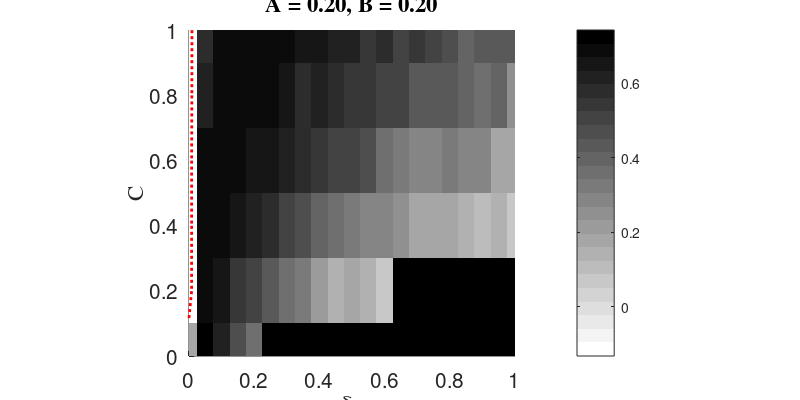
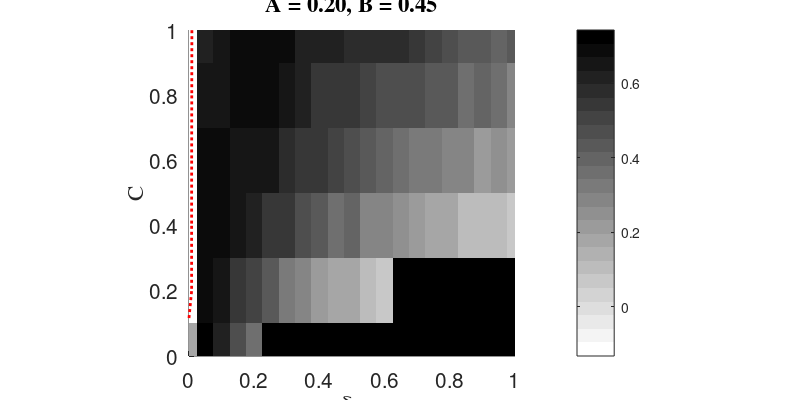
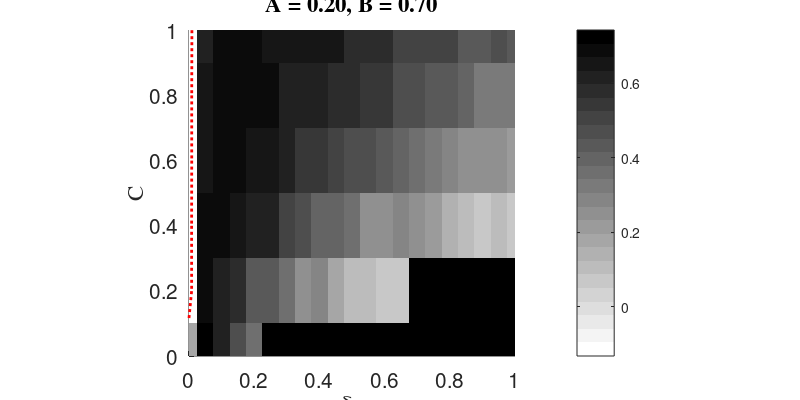
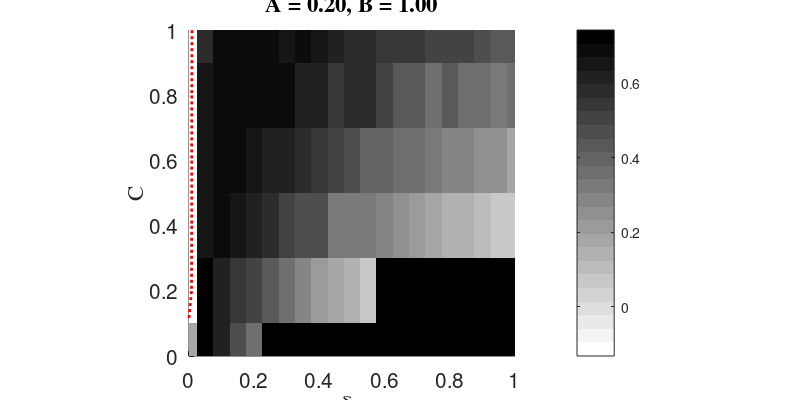

MATLAB code to generate these figures, in order:
% B-dy plot
load ./NonlinearCyclicExample_L181.mat

Ap = [floor(length(A)/4) floor(2*length(A)/4) floor(3*length(A)/4) length(A)];
Bp = [floor(length(B)/4) floor(2*length(B)/4) floor(3*length(B)/4) length(B)];

for Astep = 1:1:length(Ap),
    for Bstep = 1:1:length(Bp),
        
        data = reshape(leans_stored(Ap(Astep),Bp(Bstep),:,:),size(leans_stored,3),size(leans_stored,4));

        % full color plot
        figure('Units', 'inches', ...
        'Position', [0 0 8 4],...
        'PaperPositionMode','auto');

        hold on;
        cmap = colormap(flipud(gray(24)));

        hImage1 = imagesc(xytol,C,data);
        set(gca,'YDir','normal');
        hold on;

        [hCont2,hH2] = contour(xytol,C,data,...
                     [0.0 0.0],':r','LineWidth',2);
        % clabel(hCont2,hH2,'FontName','Times','FontSize', 15,'Color','r');         

        xlim([0 1]);
        ylim([0 1]);
        axis square;
        % 
        % caxis([-0.8 0.8]);
        cbar = colorbar();
        set(cbar,'Visible','on');

        hXLabel = xlabel('\delta_y');
        hYLabel = ylabel('C');

        set([hXLabel, hYLabel],'FontName','Times');
        set([hXLabel, hYLabel],'FontSize', 15);

        hSubtitle = title(sprintf('A = %.2f, B = %.2f',A(Ap(Astep)),B(Bp(Bstep))));
        set(hSubtitle,'FontName','Times');
        set(hSubtitle,'FontSize', 15);
        set(gca,'fontsize',15);

        hold off;
        print('-depsc2',sprintf('./NonlinearCyclicexample_Bdy_A%iB%i.eps',A(Ap(Astep))*100,B(Bp(Bstep))*100));
        close;
    end;
end;

% B = xytol plotting
tempPnts = zeros(length(A),length(B));
testpnt = floor(length(C)/2);

for iterA = 1:1:length(A),
    for iterB = 1:1:length(B),
        tempPnts(iterA,iterB) = leans_stored(iterA,iterB,testpnt,testpnt);
    end;
end;

figure('Units', 'inches', ...
'Position', [0 0 8 4],...
'PaperPositionMode','auto');

hold on;
cmap = colormap(flipud(gray(24)));

hImage1 = imagesc(A,B,tempPnts);
set(gca,'YDir','normal');
hold on;

[hCont2,hH2] = contour(A,B,tempPnts,...
             [0.0 0.0],':r','LineWidth',2);
     
xlim([0 1]);
ylim([0 1]);
axis square;

cbar = colorbar();
set(cbar,'Visible','on');

hXLabel = xlabel('B');
hYLabel = ylabel('A');
set([hXLabel, hYLabel],'FontName','Times');
set([hXLabel, hYLabel],'FontSize', 15);

set(gca,'fontsize',15);

hold off;
print -depsc2 ./NonlinearCyclicexample_Bxytol.eps
close;

% lag stem plot
load ./NonlinearCyclicExample_lags.mat
testpnt1 = floor(length(A)/3);
testpnt2 = floor(2*length(A)/3);
testpnt3 = floor(3*length(A)/3);

figure('Units', 'inches', ...
'Position', [0 0 8 4],...
'PaperPositionMode','auto');

hold on;

hplt = stem(lag(1:50),reshape(leans_keep(testpnt1,testpnt1,1:50),size(lag)),'b','MarkerSize',5);
hplt1 = stem(lag(1:50),reshape(leans_keep(testpnt2,testpnt2,1:50),size(lag)),'r','MarkerSize',5);
hplt2 = stem(lag(1:50),reshape(leans_keep(testpnt3,testpnt3,1:50),size(lag)),'k','MarkerSize',5);

grid on;

hXLabel = xlabel('l (lag)');
hYLabel = ylabel('magnitude (unitless)');

set([hXLabel, hYLabel],'FontName','Times');
set([hXLabel, hYLabel],'FontSize', 15);

legend('\lambda_1','\lambda_2','\lambda_3')
set(gca,'fontsize',15);

hold off;
print -depsc2 ./NonlinearCyclicexample_difflags.eps
close;
